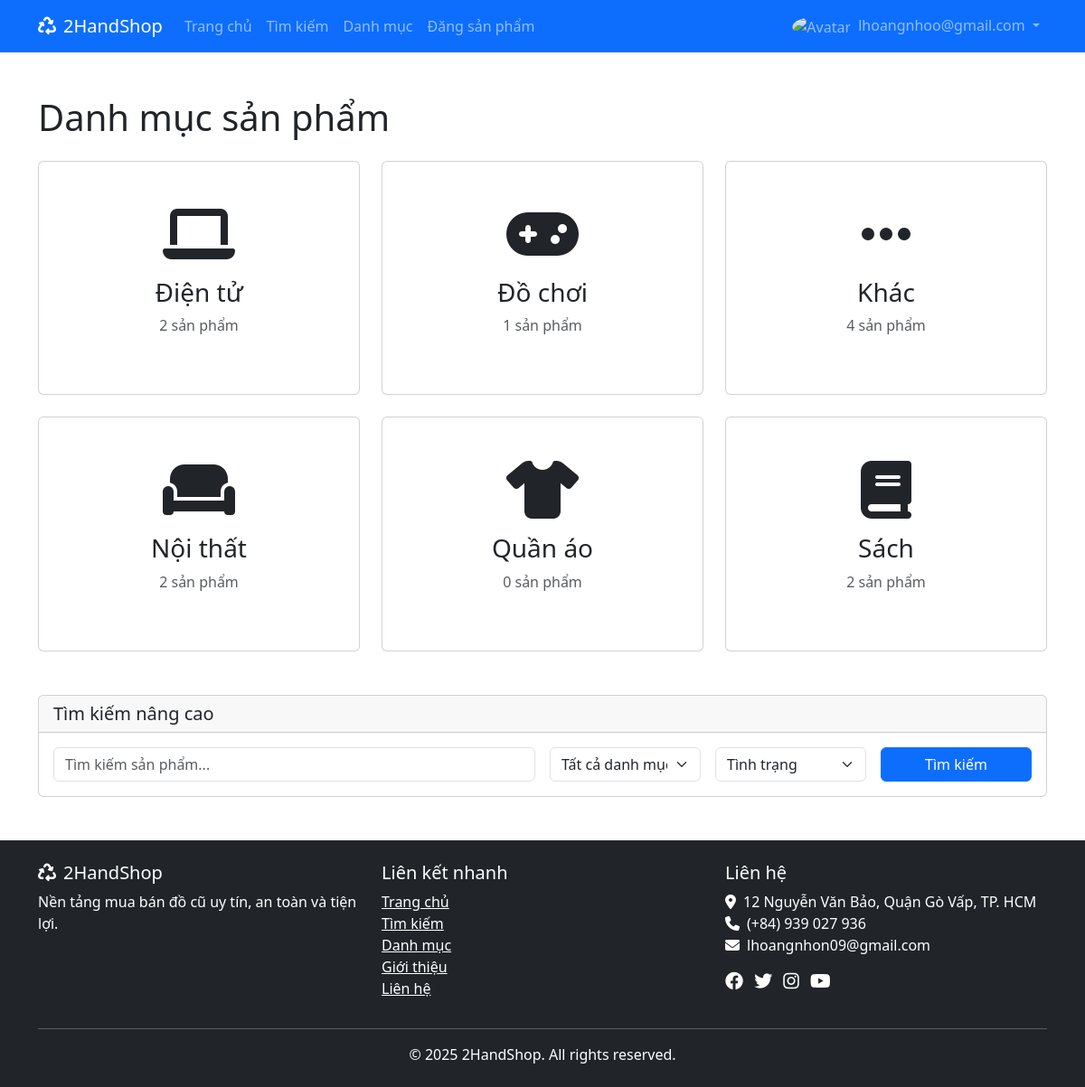
The app's page /categories.php (signed in) with its own data.
### tables this page shows
CREATE TABLE `categories` (
  `id` int(11) NOT NULL,
  `name` varchar(100) NOT NULL,
  `slug` varchar(100) NOT NULL,
  `icon` varchar(50) DEFAULT 'fas fa-folder',
  `description` text DEFAULT NULL,
  `created_at` timestamp NOT NULL DEFAULT current_timestamp()
);

### categories.php (the view, shortened to what this page needs)
<?php
include 'config/db.php';
$sql = "SELECT * FROM categories ORDER BY name ASC";
$categories_result = $conn->query($sql);
$category_display = [];
if ($categories_result->num_rows > 0) {
    while($category = $categories_result->fetch_assoc()) {
        $category_display[$category['slug']] = [
            'name' => $category['name'],
            'icon' => $category['icon']
        ];
    }
}
$category_counts = [];
foreach (array_keys($category_display) as $category) {
    $sql = "SELECT COUNT(*) as count FROM products WHERE category = ? AND status = 'approved'";
    $stmt = $conn->prepare($sql);
    $stmt->bind_param("s", $category);
    $stmt->execute();
    $result = $stmt->get_result();
    $row = $result->fetch_assoc();
    $category_counts[$category] = $row['count'];
}
?>
<!DOCTYPE html>
<html lang="vi">
<head>
    <link href="https://cdn.jsdelivr.net/npm/bootstrap@5.3.0/dist/css/bootstrap.min.css" rel="stylesheet">
    <link rel="stylesheet" href="https://cdnjs.cloudflare.com/ajax/libs/font-awesome/6.4.0/css/all.min.css">
    <link rel="stylesheet" href="assets/css/style.css">
</head>
<body>
    <?php include 'includes/header.php'; ?>
    <div class="container mt-5">
        <h1 class="mb-4">Danh mục sản phẩm</h1>
        <div class="row">
            <?php foreach ($category_display as $category_key => $category_info): ?>
                <div class="col-md-4 mb-4">
                    <a href="search.php?category=<?php echo $category_key; ?>" class="text-decoration-none">
                        <div class="card h-100">
                            <div class="card-body text-center py-5">
                                <i class="<?php echo $category_info['icon']; ?> fa-4x mb-3"></i>
                                <h3><?php echo $category_info['name']; ?></h3>
                                <p class="text-muted"><?php echo $category_counts[$category_key]; ?> sản phẩm</p>
                            </div>
                        </div>
                    </a>
                </div>
            <?php endforeach; ?>
        </div>
        <div class="card mt-4">
            <div class="card-header">
                <h5 class="mb-0">Tìm kiếm nâng cao</h5>
            </div>
            <div class="card-body">
                <form action="search.php" method="GET" class="row g-3">
                    <div class="col-md-6">
                        <input type="text" class="form-control" name="keyword" placeholder="Tìm kiếm sản phẩm...">
                    </div>
                    <div class="col-md-2">
                        <select name="category" class="form-select">
                            <option value="">Tất cả danh mục</option>
                        </select>
                    </div>
                    <div class="col-md-2">
                        <select name="condition" class="form-select">
                            <option value="">Tình trạng</option>
                        </select>
                    </div>
                    <div class="col-md-2">
                        <button type="submit" class="btn btn-primary w-100">Tìm kiếm</button>
                    </div>
                </form>
            </div>
        </div>
    </div>
    <?php include 'includes/footer.php'; ?>
</body>
</html>

### records on screen
categories: name "Điện tử", category_key "2"
categories: name "Đồ chơi", category_key "1"
categories: name "Khác", category_key "4"
categories: name "Nội thất", category_key "2"
categories: name "Quần áo", category_key "0"
categories: name "Sách", category_key "2"

### other values on screen
$_SESSION['username'] "lhoangnhoo@gmail.com"
